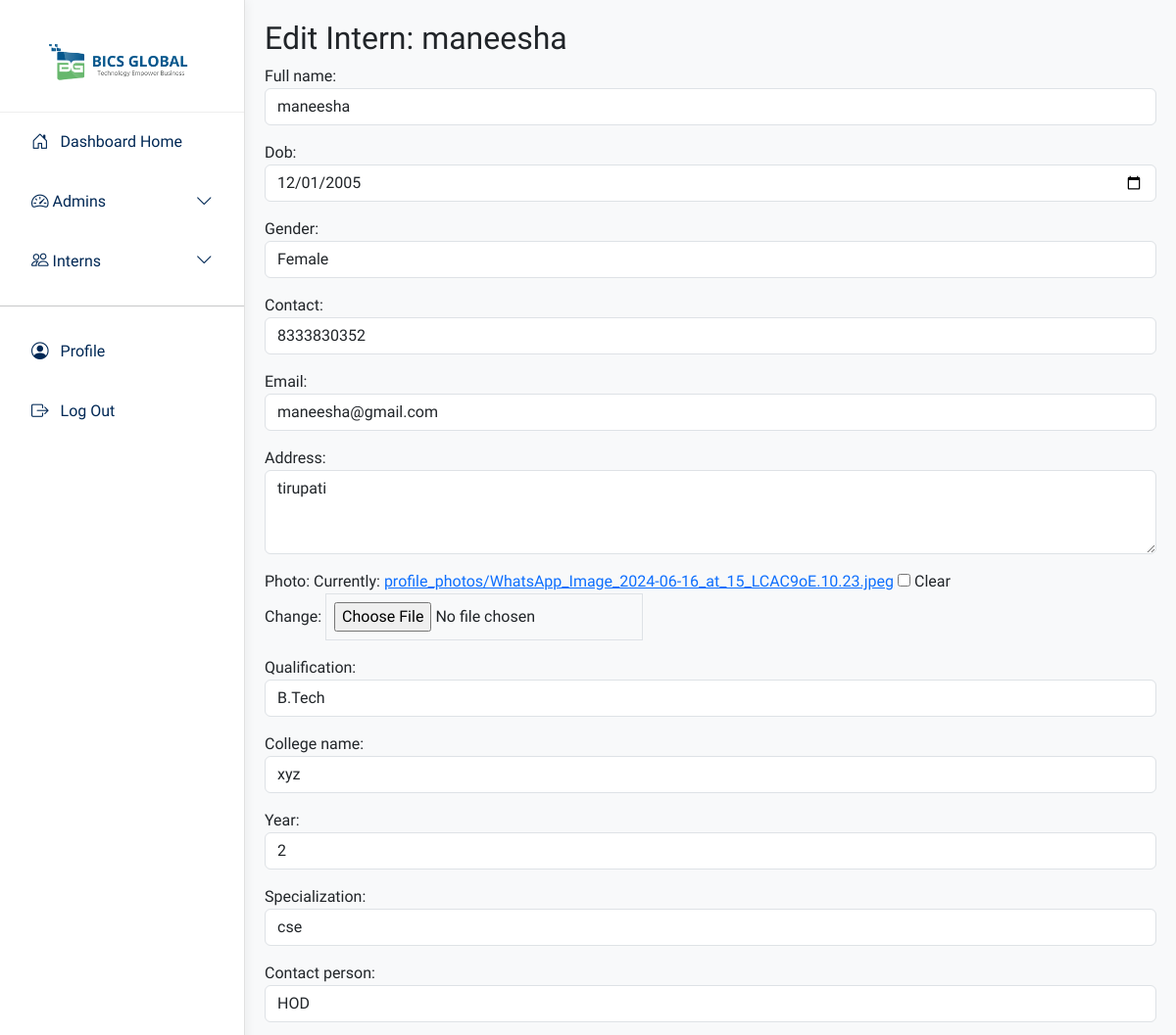
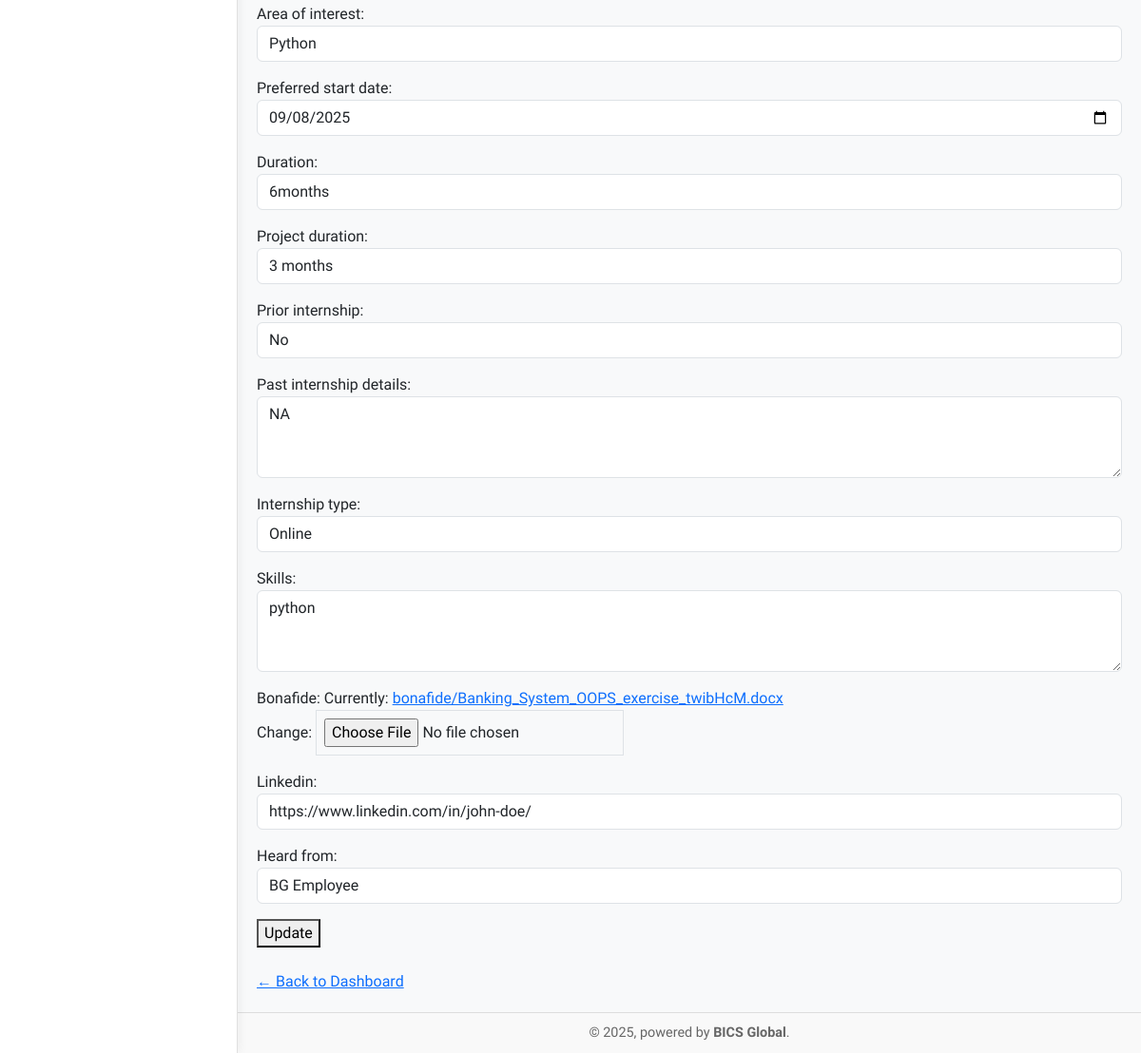
The app's page /edit/1/ (signed in) with its own data (2 pictures, top to bottom).
### register/models.py (models this page shows, shortened)
class Intern(models.Model):
    GENDER_CHOICES = [
        ('', 'Select Gender'),
        ('Male', 'Male'),
        ('Female', 'Female'),
        ('Other', 'Other')
    ]
    QUALIFICATIONS = [
        ('', 'Select Qualification'),
        ('B.Tech', 'B.Tech'),
        ('MBA', 'MBA'),
        ('Other', 'Other')
    ]
    YEAR_CHOICES = [('', 'Select')] + [(str(i), str(i)) for i in range(1, 5)]
    INTEREST_AREAS = [
        ('', 'Select'),
        ('Web Development', 'Web Development'),
        ('Mobile App Development', 'Mobile App Development'),
        ('Data Science', 'Data Science'),
        ('UI/UX Design', 'UI/UX Design'),
        ('Python', 'Python'),
        ('Full Stack', 'Full Stack'),
        ('DevOps', 'DevOps'),
        ('Networking', 'Networking'),
        ('Linux', 'Linux'),
        ('.NET', '.NET'),
        ('MEAN', 'MEAN'),
        ('MERN', 'MERN'),
        ('PHP', 'PHP'),
        ('Laravel', 'Laravel'),
        ('Drupal', 'Drupal'),
        ('Finance', 'Finance'),
        ('HR', 'HR'),
        ('Digital Marketing', 'Digital Marketing'),
        ('Business Analyst', 'Business Analyst'),
        ('Sales Analyst', 'Sales Analyst'),
        ('Administration', 'Administration')
    ]
    INTERNSHIP_TYPES = [
        ('', 'Select'),
        ('Offline', 'Offline'),
        ('Online', 'Online'),
        ('Hybrid', 'Hybrid')
    ]
    HEARD_FROM_OPTIONS = [
        ('', 'Select'),
        ('BG Employee', 'BG Employee'),
        ('From Google Reviews', 'From Google Reviews'),
        ('Friends', 'Friends'),
        ('Through Social Media', 'Through Social Media'),
        ('Relation', 'Relation'),
        ('Existing Employees', 'Existing Employees')
    ]
    full_name = models.CharField(max_length=100)
    dob = models.DateField()
    gender = models.CharField(max_length=10, choices=GENDER_CHOICES)
    contact = models.CharField(max_length=10)
    email = models.EmailField(unique=True)
    address = models.TextField()
    photo = models.ImageField(upload_to='profile_photos/', blank=True, null=True)
    qualification = models.CharField(max_length=50, choices=QUALIFICATIONS)
    college_name = models.CharField(max_length=100)
    year = models.CharField(max_length=2, choices=YEAR_CHOICES)
    specialization = models.CharField(max_length=100, blank=True)
    contact_person = models.CharField(max_length=100, blank=True)
    area_of_interest = models.CharField(max_length=100, choices=INTEREST_AREAS)
    preferred_start_date = models.DateField()
    duration = models.CharField(max_length=50)
    project_duration = models.CharField(max_length=50, blank=True)
    prior_internship = models.CharField(
        max_length=10,
        choices=[('', 'Select'), ('Yes', 'Yes'), ('No', 'No')]
    )
    past_internship_details = models.TextField(blank=True)
    internship_type = models.CharField(max_length=10, choices=INTERNSHIP_TYPES)
    skills = models.TextField(blank=True)
    bonafide = models.FileField(upload_to='bonafide/')
    linkedin = models.URLField()
    heard_from = models.CharField(max_length=50, choices=HEARD_FROM_OPTIONS, blank=True)

### register/views.py (the view)
# urls.py: path("edit/<int:intern_id>/", views.admin_edit_intern, name="admin_edit_intern"),
@user_passes_test(is_superuser)
def admin_edit_intern(request, intern_id):
    intern = get_object_or_404(Intern, id=intern_id)
    if request.method == 'POST':
        form = InternForm(request.POST, request.FILES, instance=intern)
        if form.is_valid():
            form.save()
            messages.success(request, "Intern updated successfully.")
            return redirect('admin_dashboard')
    else:
        form = InternForm(instance=intern)
    return render(request, 'register/admin_edit_form.html', {'form': form, 'intern': intern})

### register/views.py (called while the page is built)
def is_superuser(user):
    return user.is_authenticated and user.is_superuser

### register/templates/register/admin_edit_form.html (shortened to what this page needs)
{% extends 'register/base_sidebar.html' %}
{% block content %}
  <h2>Edit Intern: {{ intern.full_name }}</h2>
  <form method="post" enctype="multipart/form-data">
    {{ form.as_p }}
    <button type="submit">Update</button>
  </form>
  <br>
  <a href="{% url 'admin_dashboard' %}">← Back to Dashboard</a>
{% endblock %}

### register/templates/register/base_sidebar.html (style rules this page uses)
body { font-family: 'Prompt', sans-serif; background: #f8f9fa; margin: 0; }

### records on screen
Intern: full_name "maneesha", dob "12/01/2005", gender "Female", contact "8333830352", email "maneesha@gmail.com", address "tirupati", qualification "B.Tech", college_name "xyz", year "2", specialization "cse", contact_person "HOD", area_of_interest "Python", preferred_start_date "09/08/2025", duration "6months", project_duration "3 months", prior_internship "No", past_internship_details "NA", internship_type "Online", skills "python", linkedin "https://www.linkedin.com/in/john-doe/", heard_from "BG Employee"
